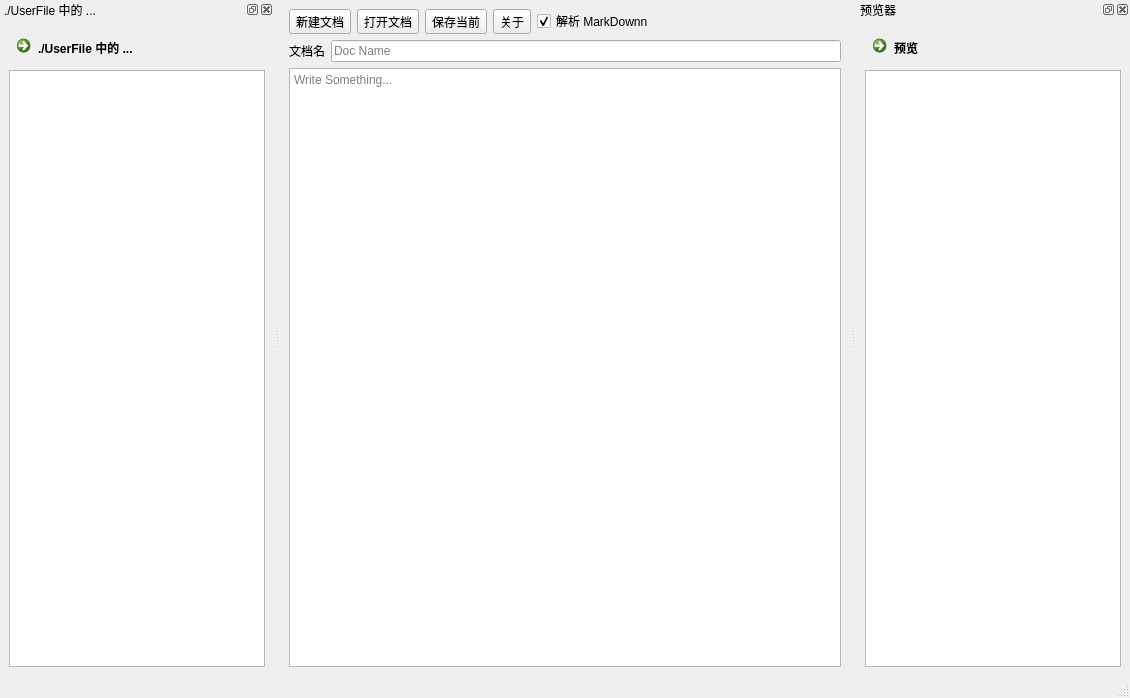
<?xml version="1.0" encoding="UTF-8"?>
<ui version="4.0">
 <class>MainWindow</class>
 <widget class="QMainWindow" name="MainWindow">
  <property name="geometry">
   <rect>
    <x>0</x>
    <y>0</y>
    <width>1130</width>
    <height>698</height>
   </rect>
  </property>
  <property name="windowTitle">
   <string>LeafEditor</string>
  </property>
  <widget class="QWidget" name="centralwidget">
   <layout class="QVBoxLayout" name="verticalLayout_2">
    <item>
     <layout class="QHBoxLayout" name="horizontalLayout">
      <item>
       <widget class="QToolButton" name="NewButton">
        <property name="text">
         <string>新建文档</string>
        </property>
       </widget>
      </item>
      <item>
       <widget class="QToolButton" name="OpenButton">
        <property name="text">
         <string>打开文档</string>
        </property>
       </widget>
      </item>
      <item>
       <widget class="QToolButton" name="SaveButton">
        <property name="text">
         <string>保存当前</string>
        </property>
       </widget>
      </item>
      <item>
       <widget class="QToolButton" name="AboutButton">
        <property name="text">
         <string>关于</string>
        </property>
       </widget>
      </item>
      <item>
       <widget class="QCheckBox" name="MarkDownCheck">
        <property name="text">
         <string>解析 MarkDownn</string>
        </property>
        <property name="checked">
         <bool>true</bool>
        </property>
       </widget>
      </item>
      <item>
       <spacer name="horizontalSpacer">
        <property name="orientation">
         <enum>Qt::Horizontal</enum>
        </property>
        <property name="sizeHint" stdset="0">
         <size>
          <width>40</width>
          <height>20</height>
         </size>
        </property>
       </spacer>
      </item>
     </layout>
    </item>
    <item>
     <layout class="QVBoxLayout" name="verticalLayout">
      <item>
       <layout class="QHBoxLayout" name="horizontalLayout_3">
        <item>
         <widget class="QLabel" name="NameTitle">
          <property name="text">
           <string>文档名</string>
          </property>
         </widget>
        </item>
        <item>
         <widget class="QLineEdit" name="NameEdit">
          <property name="text">
           <string/>
          </property>
          <property name="placeholderText">
           <string>Doc Name</string>
          </property>
         </widget>
        </item>
       </layout>
      </item>
      <item>
       <layout class="QHBoxLayout" name="horizontalLayout_4">
        <item>
         <widget class="QTextEdit" name="TextEdit">
          <property name="statusTip">
           <string/>
          </property>
          <property name="placeholderText">
           <string>Write Something...</string>
          </property>
         </widget>
        </item>
       </layout>
      </item>
     </layout>
    </item>
   </layout>
  </widget>
  <widget class="QStatusBar" name="statusbar"/>
  <widget class="QDockWidget" name="FileList">
   <property name="layoutDirection">
    <enum>Qt::LeftToRight</enum>
   </property>
   <property name="floating">
    <bool>false</bool>
   </property>
   <property name="windowTitle">
    <string>./UserFile 中的 ...</string>
   </property>
   <attribute name="dockWidgetArea">
    <number>1</number>
   </attribute>
   <widget class="QWidget" name="dockWidgetContents_4">
    <layout class="QVBoxLayout" name="verticalLayout_4">
     <item>
      <layout class="QVBoxLayout" name="verticalLayout_3">
       <item>
        <widget class="QCommandLinkButton" name="FileListTitle">
         <property name="text">
          <string>./UserFile 中的 ...</string>
         </property>
        </widget>
       </item>
       <item>
        <widget class="QListView" name="listView"/>
       </item>
      </layout>
     </item>
    </layout>
   </widget>
  </widget>
  <widget class="QDockWidget" name="dockWidget_4">
   <property name="windowTitle">
    <string>预览器</string>
   </property>
   <attribute name="dockWidgetArea">
    <number>2</number>
   </attribute>
   <widget class="QWidget" name="dockWidgetContents_6">
    <layout class="QVBoxLayout" name="verticalLayout_5">
     <item>
      <widget class="QCommandLinkButton" name="TextBrowserTitle">
       <property name="text">
        <string>预览</string>
       </property>
      </widget>
     </item>
     <item>
      <widget class="QTextBrowser" name="TextBrowser"/>
     </item>
    </layout>
   </widget>
  </widget>
 </widget>
 <resources/>
 <connections/>
</ui>
